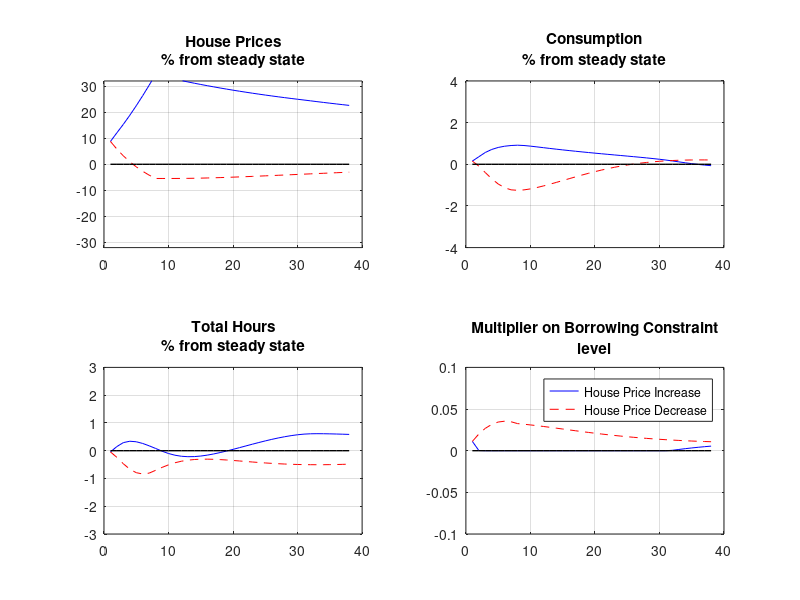

Source code (MATLAB):
load irfP;
load irfN;

% The below plotting code is derived from code kindly provided by Matteo Iacoviello here: https://www2.bc.edu/matteo-iacoviello/research.htm

figure;
subplot(2,2,1)
plot(100*irf1P,'b');  hold on
plot(100*irf1N,'r--');
ylim([-32 32])
grid on
title({'House Prices','% from steady state'})
hold on; plot(0*irf1P,'k','Linewidth',1)

subplot(2,2,2)
plot(100*irf2P,'b');  hold on
plot(100*irf2N,'r--');
ylim([-4.0 4.0])
title({'Consumption','% from steady state'})
hold on; plot(0*irf1P,'k','Linewidth',1)
grid on


subplot(2,2,3)
plot(100*irf3P,'b');  hold on
plot(100*irf3N,'r--');
ylim([-3 3])
title({'Total Hours','% from steady state'})
hold on; plot(0*irf1P,'k','Linewidth',1)
grid on


subplot(2,2,4)
plot(100*irf4P,'b');  hold on
plot(100*irf4N,'r--');
ylim([-0.1 0.1])
title({'Multiplier on Borrowing Constraint','level'})
hold on; plot(0*irf1P,'k','Linewidth',1)
legend('House Price Increase','House Price Decrease')
grid on
